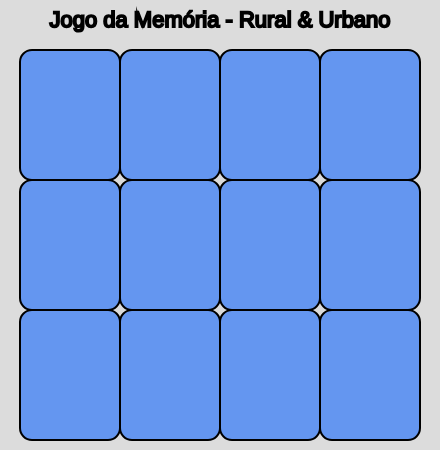
Frame 1 (no input)
Frame 60 (no input): identical to frame 1, image omitted
Frame 120 (the mouse pressed at the canvas centre since frame 60): identical to frame 1, image omitted

The p5.js sketch that drew this single still picture (run headless with seeded random() and noise() and a simulated clock; from frame 60 on, the mouse is pressed at the canvas centre):

// p5.js sketch
// ── sketch.js
let cards = [];
let cols = 4;
let rows = 3;
let cardWidth = 100;
let cardHeight = 130;

let flippedCards = [];
let matchedPairs = 0;

function setup() {
  createCanvas(cols * cardWidth + 40, rows * cardHeight + 60);
  initCards();
}

function draw() {
  background(220);
  drawGrid();

  fill(0);
  textSize(22);
  textAlign(CENTER, TOP);
  text('Jogo da Memória - Rural & Urbano', width / 2, 10);

  if (matchedPairs === (cols * rows) / 2) {
    fill(0, 150, 0);
    textSize(32);
    text('Parabéns! Você venceu!', width / 2, height - 40);
    noLoop();
  }
}

function mousePressed() {
  for (let card of cards) {
    if (!card.matched && !card.flipped && card.isInside(mouseX, mouseY)) {
      if (flippedCards.length < 2) {
        card.flipped = true;
        flippedCards.push(card);
      }
      break;
    }
  }

  if (flippedCards.length === 2) {
    setTimeout(checkMatch, 1000);
  }
}

function checkMatch() {
  if (flippedCards[0].type === flippedCards[1].type) {
    flippedCards[0].matched = true;
    flippedCards[1].matched = true;
    matchedPairs++;
  } else {
    flippedCards[0].flipped = false;
    flippedCards[1].flipped = false;
  }
  flippedCards = [];
}

function drawGrid() {
  for (let card of cards) {
    card.display();
  }
}

function initCards() {
  // Tipos de cartas (pares) - ícones simples rurais e urbanos
  let types = ['tree', 'car', 'house', 'tractor', 'building', 'fruit'];
  let cardTypes = types.concat(types); // pares

  shuffleArray(cardTypes);

  for (let i = 0; i < cols * rows; i++) {
    let col = i % cols;
    let row = floor(i / cols);
    cards.push(new Card(20 + col * cardWidth, 50 + row * cardHeight, cardWidth, cardHeight, cardTypes[i]));
  }
}

// Classe Carta
class Card {
  constructor(x, y, w, h, type) {
    this.x = x;
    this.y = y;
    this.w = w;
    this.h = h;
    this.type = type;
    this.flipped = false;
    this.matched = false;
  }

  display() {
    stroke(0);
    strokeWeight(2);
    if (this.flipped || this.matched) {
      fill(255);
      rect(this.x, this.y, this.w, this.h, 12);
      this.drawIcon();
    } else {
      fill(100, 150, 240);
      rect(this.x, this.y, this.w, this.h, 12);
    }
  }

  isInside(px, py) {
    return px > this.x && px < this.x + this.w &&
           py > this.y && py < this.y + this.h;
  }

  drawIcon() {
    push();
    translate(this.x + this.w / 2, this.y + this.h / 2);
    noStroke();
    fill(60, 130, 60);
    if (this.type === 'tree') {
      // Árvore
      fill(115, 60, 20);
      rect(-10, 20, 20, 40, 5);
      fill(30, 140, 30);
      ellipse(0, 0, 60, 70);
    } else if (this.type === 'car') {
      // Carro
      fill(220, 50, 50);
      rect(-30, 10, 60, 30, 8);
      ellipse(-20, 40, 25);
      ellipse(20, 40, 25);
      fill(255);
      rect(-10, 0, 40, 20, 5);
    } else if (this.type === 'house') {
      // Casa
      fill(200, 100, 50);
      rect(-30, 10, 60, 40);
      fill(150, 50, 30);
      triangle(-35, 10, 35, 10, 0, -30);
      fill(255, 220, 200);
      rect(-15, 30, 15, 20);
    } else if (this.type === 'tractor') {
      // Trator
      fill(70, 50, 20);
      rect(-35, 15, 50, 20, 6);
      fill(200, 150, 60);
      rect(-25, -10, 30, 30, 8);
      fill(0);
      ellipse(-25, 40, 25);
      ellipse(20, 40, 35);
    } else if (this.type === 'building') {
      // Prédio
      fill(100, 100, 160);
      rect(-25, -20, 50, 80, 6);
      fill(255, 255, 190);
      for(let i = -15; i < 25; i += 20){
        for(let j = -10; j < 60; j += 20){
          rect(i, j, 12, 15, 3);
        }
      }
    } else if (this.type === 'fruit') {
      // Fruta (maçã)
      fill(220, 50, 50);
      ellipse(0, 0, 50, 50);
      fill(30, 150, 30);
      rect(-3, -25, 6, 15, 3);
    }
    pop();
  }
}

// Função para embaralhar o array
function shuffleArray(arr) {
  for (let i = arr.length - 1; i > 0; i--) {
    let j = floor(random(i + 1));
    [arr[i], arr[j]] = [arr[j], arr[i]];
  }
}
